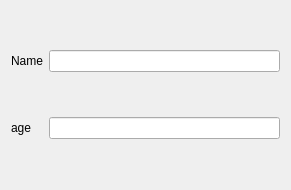
<?xml version="1.0" encoding="UTF-8"?>
<ui version="4.0">
 <class>ChildrenView</class>
 <widget class="QWidget" name="ChildrenView">
  <property name="geometry">
   <rect>
    <x>0</x>
    <y>0</y>
    <width>291</width>
    <height>190</height>
   </rect>
  </property>
  <property name="windowTitle">
   <string>Form</string>
  </property>
  <layout class="QGridLayout" name="gridLayout">
   <item row="2" column="0">
    <widget class="QLabel" name="label_2">
     <property name="text">
      <string>age</string>
     </property>
    </widget>
   </item>
   <item row="0" column="0">
    <widget class="QLabel" name="label">
     <property name="text">
      <string>Name</string>
     </property>
    </widget>
   </item>
   <item row="2" column="1">
    <widget class="QLineEdit" name="lineEdit_2"/>
   </item>
   <item row="0" column="1">
    <widget class="QLineEdit" name="lineEdit"/>
   </item>
  </layout>
 </widget>
 <resources/>
 <connections/>
</ui>
